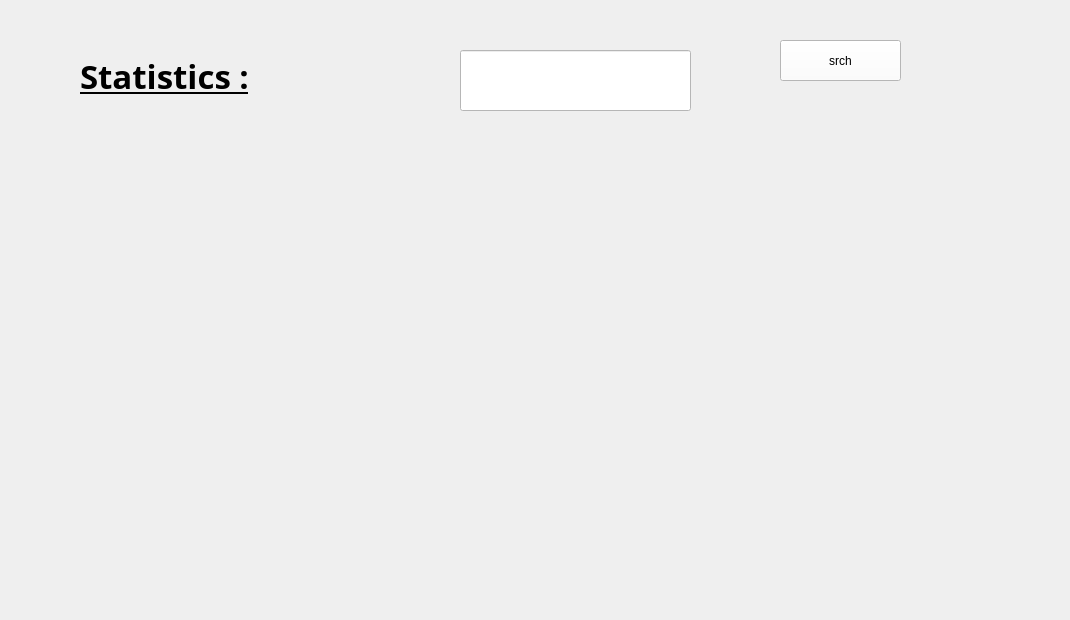
            <widget class="QWidget" name="a32">
             <widget class="QLabel" name="label_73">
              <property name="geometry">
               <rect>
                <x>80</x>
                <y>30</y>
                <width>281</width>
                <height>91</height>
               </rect>
              </property>
              <property name="font">
               <font>
                <family>Segoe UI Variable Display Semib</family>
                <pointsize>25</pointsize>
                <italic>false</italic>
                <bold>true</bold>
                <underline>true</underline>
               </font>
              </property>
              <property name="text">
               <string>Statistics :</string>
              </property>
             </widget>
             <widget class="QFrame" name="frame66">
              <property name="geometry">
               <rect>
                <x>20</x>
                <y>160</y>
                <width>1041</width>
                <height>451</height>
               </rect>
              </property>
              <property name="styleSheet">
               <string notr="true"/>
              </property>
              <property name="frameShape">
               <enum>QFrame::NoFrame</enum>
              </property>
             </widget>
             <widget class="QPushButton" name="lcd">
              <property name="geometry">
               <rect>
                <x>780</x>
                <y>40</y>
                <width>121</width>
                <height>41</height>
               </rect>
              </property>
              <property name="styleSheet">
               <string notr="true">background-color: rgb(255, 255, 255);
color: rgb(0, 0, 0);</string>
              </property>
              <property name="text">
               <string>srch</string>
              </property>
             </widget>
             <widget class="QLineEdit" name="ard">
              <property name="geometry">
               <rect>
                <x>460</x>
                <y>50</y>
                <width>231</width>
                <height>61</height>
               </rect>
              </property>
              <property name="styleSheet">
               <string notr="true">background-color: rgb(255, 255, 255);
color: rgb(0, 0, 0);</string>
              </property>
             </widget>
            </widget>
